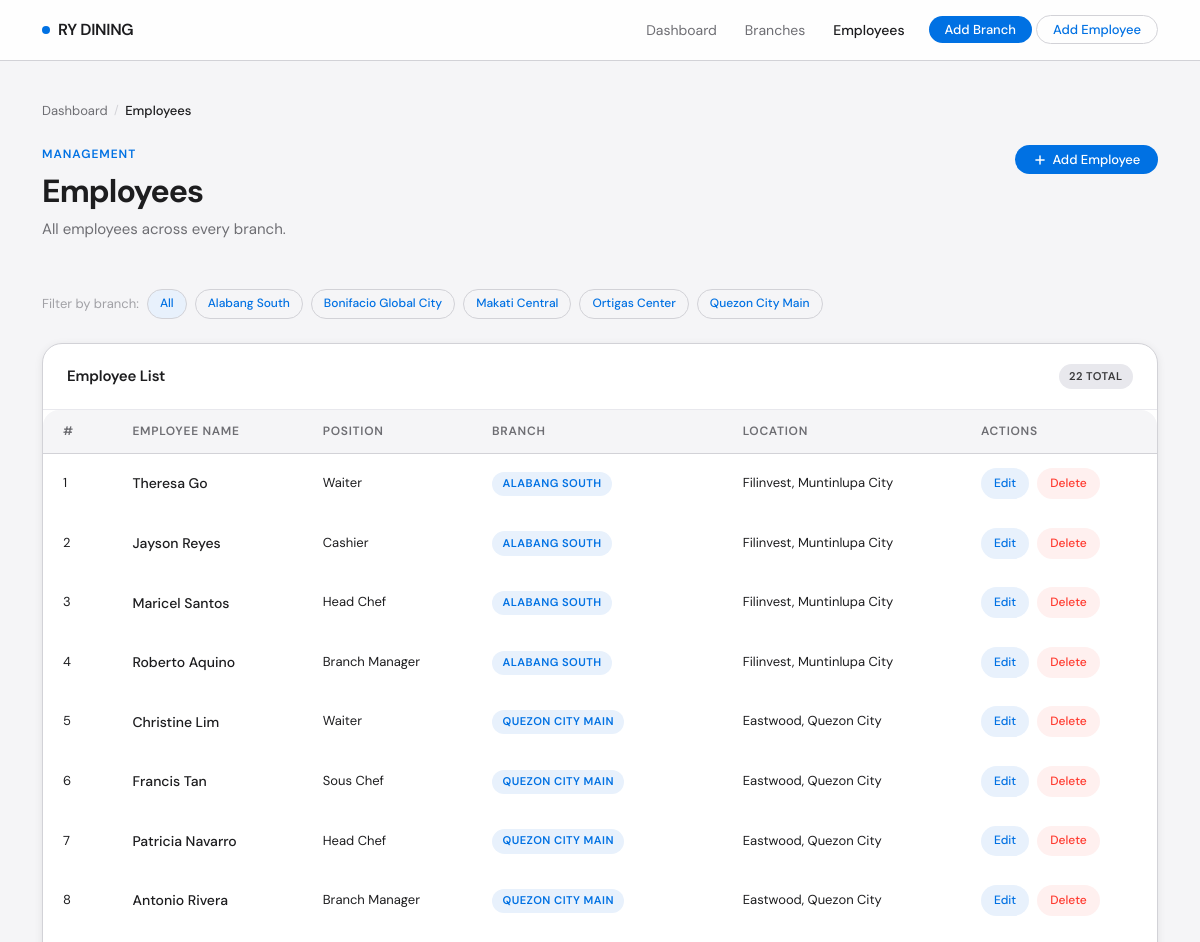
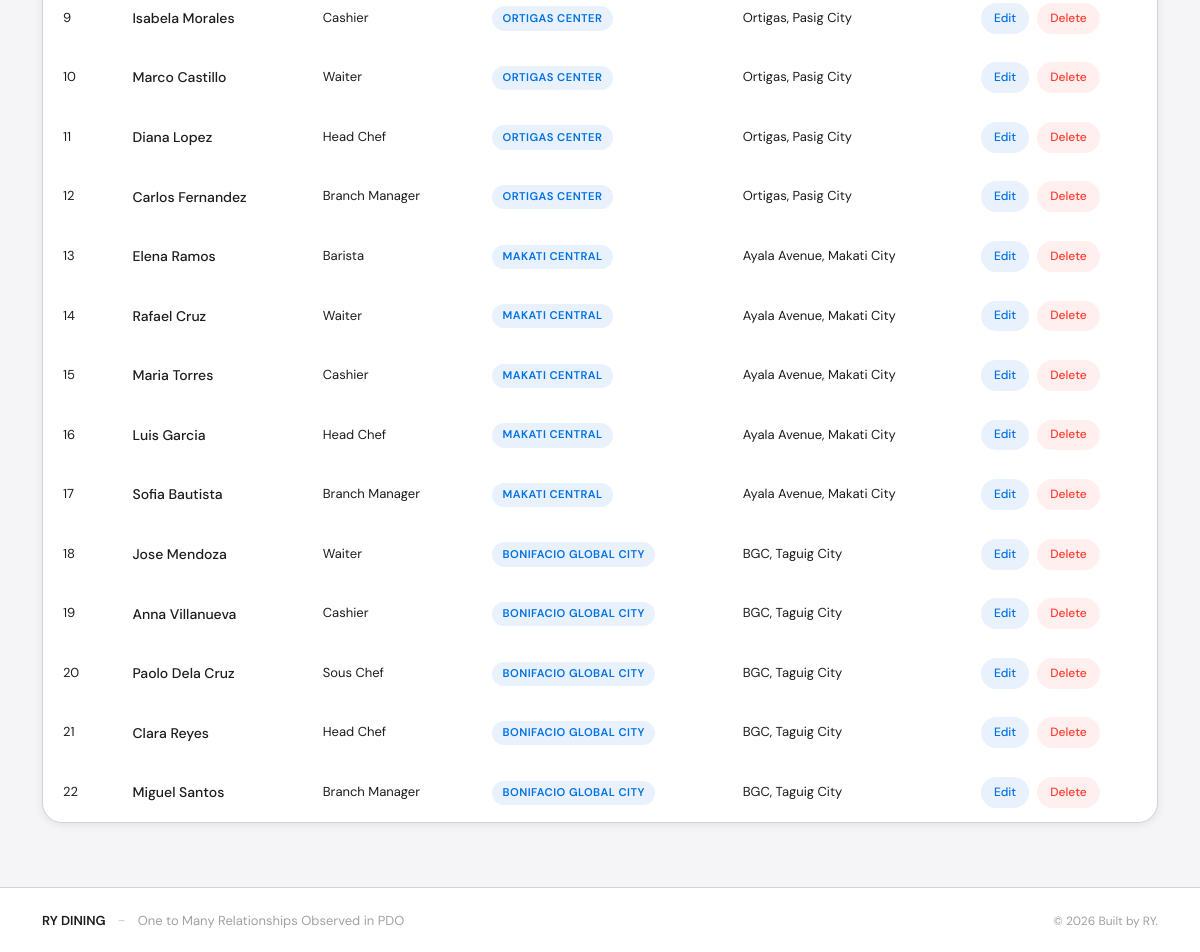
Page /employees/index.php on the committed database (2 pictures, top to bottom).
### tables this page shows
CREATE TABLE IF NOT EXISTS branches (
    id          INT AUTO_INCREMENT PRIMARY KEY,
    branch_name VARCHAR(100) NOT NULL,
    location    VARCHAR(150) NOT NULL,
    created_at  TIMESTAMP DEFAULT CURRENT_TIMESTAMP
);

CREATE TABLE IF NOT EXISTS employees (
    id            INT AUTO_INCREMENT PRIMARY KEY,
    branch_id     INT NOT NULL,
    employee_name VARCHAR(100) NOT NULL,
    position      VARCHAR(100) NOT NULL,
    created_at    TIMESTAMP DEFAULT CURRENT_TIMESTAMP,

    CONSTRAINT fk_branch
        FOREIGN KEY (branch_id)
        REFERENCES branches(id)
        ON DELETE CASCADE   
        ON UPDATE CASCADE
);

### employees/index.php (the view, shortened to what this page needs)
<?php
$pdo = getPDO();
$filterBranchId = filter_input(INPUT_GET, 'branch_id', FILTER_VALIDATE_INT);
if ($filterBranchId) {
    $stmt = $pdo->prepare("
        SELECT
            e.id,
            e.employee_name,
            e.position,
            b.id          AS branch_id,
            b.branch_name,
            b.location
        FROM employees e
        INNER JOIN branches b ON e.branch_id = b.id
        WHERE e.branch_id = ?
        ORDER BY e.id DESC
    ");
    $stmt->execute([$filterBranchId]);
    $filterBranch = $pdo->prepare("SELECT branch_name FROM branches WHERE id = ?");
    $filterBranch->execute([$filterBranchId]);
    $filterBranchName = $filterBranch->fetchColumn();
} else {
    $stmt = $pdo->query("
        SELECT
            e.id,
            e.employee_name,
            e.position,
            b.id          AS branch_id,
            b.branch_name,
            b.location
        FROM employees e
        INNER JOIN branches b ON e.branch_id = b.id
        ORDER BY e.id DESC
    ");
    $filterBranchName = null;
}
$employees = $stmt->fetchAll();
$branches = $pdo->query("SELECT id, branch_name FROM branches ORDER BY branch_name ASC")->fetchAll();
require_once '../includes/header.php';
?>
<div class="container">
    <nav class="app-breadcrumb">
        <a href="/restaurant-system/index.php">Dashboard</a>
        <span class="app-breadcrumb-sep">/</span>
        <span class="app-breadcrumb-current">Employees</span>
    </nav>
    <div class="d-flex align-items-start justify-content-between flex-wrap gap-3 page-header">
        <div>
            <span class="page-eyebrow">Management</span>
            <h1 class="page-title">Employees</h1>
            <p class="page-subtitle">
                <?php if ($filterBranchName): ?>
                    Showing staff for: <strong><?= htmlspecialchars($filterBranchName) ?></strong>
                    &mdash; <a href="/restaurant-system/employees/index.php">Show all</a>
                <?php else: ?>
                    All employees across every branch.
                <?php endif; ?>
            </p>
        </div>
        <a href="/restaurant-system/employees/create.php" class="app-btn-primary">
            <svg width="14" height="14" viewBox="0 0 24 24" fill="none" stroke="currentColor" stroke-width="2.5" stroke-linecap="round"><line x1="12" y1="5" x2="12" y2="19"/><line x1="5" y1="12" x2="19" y2="12"/></svg>
            Add Employee
        </a>
    </div>
    <?php if (!empty($branches)): ?>
        <div class="d-flex align-items-center gap-2 flex-wrap mb-4">
            <span class="text-muted-sm" style="white-space:nowrap">Filter by branch:</span>
            <a href="/restaurant-system/employees/index.php"
               class="action-btn <?= !$filterBranchId ? 'action-btn-edit' : 'action-btn-ghost' ?>"
               style="text-decoration:none;border:1px solid var(--gray-200)">
                All
            </a>
            <?php foreach ($branches as $b): ?>
                <a href="/restaurant-system/employees/index.php?branch_id=<?= $b['id'] ?>"
                   class="action-btn <?= ($filterBranchId == $b['id']) ? 'action-btn-edit' : '' ?>"
                   style="text-decoration:none;border:1px solid var(--gray-200)">
                    <?= htmlspecialchars($b['branch_name']) ?>
                </a>
            <?php endforeach; ?>
        </div>
    <?php endif; ?>
    <div class="app-card">
        <div class="app-card-header">
            <span class="app-card-title">Employee List</span>
            <span class="app-badge badge-count"><?= count($employees) ?> total</span>
        </div>
        <div class="app-table-wrap">
            <table class="app-table">
                <thead>
                    <tr>
                        <th>#</th>
                        <th>Employee Name</th>
                        <th>Position</th>
                        <th>Branch</th>
                        <th>Location</th>
                        <th>Actions</th>
                    </tr>
                </thead>
                <tbody>
                    <?php if (count($employees) === 0): ?>
                        <tr>
                            <td colspan="6">
                                <div class="empty-state">
                                    <div class="empty-state-icon">
                                        <svg width="22" height="22" viewBox="0 0 24 24" fill="none" stroke="currentColor" stroke-width="1.5" stroke-linecap="round"><path d="M17 21v-2a4 4 0 0 0-4-4H5a4 4 0 0 0-4 4v2"/><circle cx="9" cy="7" r="4"/><path d="M23 21v-2a4 4 0 0 0-3-3.87"/><path d="M16 3.13a4 4 0 0 1 0 7.75"/></svg>
                                    </div>
                                    <div class="empty-state-title">No employees found</div>
                                    <div class="empty-state-desc">
                                        <?= $filterBranchName ? 'No employees in this branch yet.' : 'Add your first employee to get started.' ?>
                                    </div>
                                    <a href="/restaurant-system/employees/create.php" class="app-btn-primary">Add Employee</a>
                                </div>
                            </td>
                        </tr>
                    <?php else: ?>
                        <?php foreach ($employees as $index => $emp): ?>
                            <tr>
                                <td class="text-muted-sm"><?= $index + 1 ?></td>
                                <td style="font-weight:500;color:var(--dark)">
                                    <?= htmlspecialchars($emp['employee_name']) ?>
                                </td>
                                <td class="text-muted-sm">
                                    <?= htmlspecialchars($emp['position']) ?>
                                </td>
                                <td>
                                    <span class="app-badge badge-branch">
                                        <?= htmlspecialchars($emp['branch_name']) ?>
                                    </span>
                                </td>
                                <td class="text-muted-sm">
                                    <?= htmlspecialchars($emp['location']) ?>
                                </td>
                                <td>
                                    <div class="table-actions">
                                        <a href="/restaurant-system/employees/edit.php?id=<?= $emp['id'] ?>"
                                           class="action-btn action-btn-edit">
                                            Edit
                                        </a>
                                        <form method="POST"
                                              action="/restaurant-system/employees/delete.php"
                                              class="delete-form"
                                              data-name="<?= htmlspecialchars($emp['employee_name']) ?>">
                                            <button type="submit" class="action-btn action-btn-delete">
                                                Delete
                                            </button>
                                        </form>
                                    </div>
                                </td>
                            </tr>
                        <?php endforeach; ?>
                    <?php endif; ?>
                </tbody>
            </table>
        </div>
    </div>
</div>
<?php require_once '../includes/footer.php'; ?>

### assets/css/pages/base.css (style rules this page uses)
:root { --white: #FFFFFF; --gray-50: #F5F5F7; --gray-100: #E8E8ED; --gray-200: #D2D2D7; --gray-400: #A1A1A6; --gray-600: #6E6E73; --gray-800: #3A3A3C; --dark: #1D1D1F; --accent: #0071E3; --accent-hover: #0077ED; --accent-light: #E8F1FC; --danger: #FF3B30; --danger-light: #FFF0EF; --success: #34C759; --success-light:#F0FBF3; --warning: #FF9500; --warning-light:#FFF5E6; --radius-sm: 8px; --radius-md: 12px; --radius-lg: 16px; --radius-xl: 20px; --shadow-xs: 0 1px 3px rgba(0,0,0,0.06); --shadow-sm: 0 2px 8px rgba(0,0,0,0.08); --shadow-md: 0 4px 16px rgba(0,0,0,0.10); --shadow-lg: 0 8px 32px rgba(0,0,0,0.12); --font-main: 'DM Sans', -apple-system, BlinkMacSystemFont, sans-serif; --font-display: 'DM Serif Display', Georgia, serif; --transition: all 0.2s ease; }
*, *::before, *::after { box-sizing: border-box; margin: 0; padding: 0; }
html { scroll-behavior: smooth; -webkit-font-smoothing: antialiased; -moz-osx-font-smoothing: grayscale; }
body { font-family: var(--font-main); font-size: 15px; line-height: 1.6; color: var(--dark); background-color: var(--gray-50); min-height: 100vh; display: flex; flex-direction: column; }
h1, h2, h3, h4, h5, h6 { font-family: var(--font-main); font-weight: 600; letter-spacing: -0.02em; color: var(--dark); line-height: 1.25; }
a { color: var(--accent); text-decoration: none; transition: var(--transition); }

### assets/css/pages/components.css (style rules this page uses)
.app-btn-primary { background: var(--accent); color: var(--white) !important; border: none; border-radius: 980px; font-size: 0.8125rem; font-weight: 500; letter-spacing: 0; padding: 0.45rem 1.1rem; transition: var(--transition); cursor: pointer; display: inline-flex; align-items: center; gap: 0.35rem; line-height: 1; }
.app-card { background: var(--white); border: 1px solid var(--gray-200); border-radius: var(--radius-xl); box-shadow: var(--shadow-sm); overflow: hidden; transition: var(--transition); }
.app-card-header { padding: 1.25rem 1.5rem; border-bottom: 1px solid var(--gray-100); display: flex; align-items: center; justify-content: space-between; gap: 1rem; }
.app-card-title { font-size: 0.9375rem; font-weight: 600; color: var(--dark); letter-spacing: -0.01em; }
.app-badge { display: inline-flex; align-items: center; padding: 0.2rem 0.65rem; border-radius: 980px; font-size: 0.7rem; font-weight: 600; letter-spacing: 0.04em; text-transform: uppercase; }
.badge-branch { background: var(--accent-light); color: var(--accent); }
.badge-count { background: var(--gray-100); color: var(--gray-800); min-width: 1.4rem; justify-content: center; }
.app-breadcrumb { display: flex; align-items: center; gap: 0.4rem; font-size: 0.8125rem; color: var(--gray-400); margin-bottom: 1.5rem; }
.app-breadcrumb a { color: var(--gray-600); }
.app-breadcrumb-sep { color: var(--gray-200); font-size: 0.75rem; }
.app-breadcrumb-current { color: var(--dark); font-weight: 500; }
.page-header { margin-bottom: 2rem; }
.page-eyebrow { font-size: 0.75rem; font-weight: 600; letter-spacing: 0.08em; text-transform: uppercase; color: var(--accent); margin-bottom: 0.4rem; display: block; }
.page-title { font-size: 2rem; font-weight: 700; letter-spacing: -0.03em; color: var(--dark); margin-bottom: 0.35rem; }
.page-subtitle { font-size: 0.9375rem; color: var(--gray-600); font-weight: 400; }
.text-muted-sm { font-size: 0.8125rem; color: var(--gray-400); }

### rows in the picture
branches: branch_name "Alabang South"
branches: branch_name "Bonifacio Global City"
branches: branch_name "Makati Central"
branches: branch_name "Ortigas Center"
branches: branch_name "Quezon City Main"
employees: employee_name "Theresa Go", position "Waiter", branch.branch_name "ALABANG SOUTH", branch.location "Filinvest, Muntinlupa City"
employees: employee_name "Jayson Reyes", position "Cashier", branch.branch_name "ALABANG SOUTH", branch.location "Filinvest, Muntinlupa City"
employees: employee_name "Maricel Santos", position "Head Chef", branch.branch_name "ALABANG SOUTH", branch.location "Filinvest, Muntinlupa City"
employees: employee_name "Roberto Aquino", position "Branch Manager", branch.branch_name "ALABANG SOUTH", branch.location "Filinvest, Muntinlupa City"
employees: employee_name "Christine Lim", position "Waiter", branch.branch_name "QUEZON CITY MAIN", branch.location "Eastwood, Quezon City"
employees: employee_name "Francis Tan", position "Sous Chef", branch.branch_name "QUEZON CITY MAIN", branch.location "Eastwood, Quezon City"
employees: employee_name "Patricia Navarro", position "Head Chef", branch.branch_name "QUEZON CITY MAIN", branch.location "Eastwood, Quezon City"
employees: employee_name "Antonio Rivera", position "Branch Manager", branch.branch_name "QUEZON CITY MAIN", branch.location "Eastwood, Quezon City"
employees: employee_name "Isabela Morales", position "Cashier", branch.branch_name "ORTIGAS CENTER", branch.location "Ortigas, Pasig City"
employees: employee_name "Marco Castillo", position "Waiter", branch.branch_name "ORTIGAS CENTER", branch.location "Ortigas, Pasig City"
employees: employee_name "Diana Lopez", position "Head Chef", branch.branch_name "ORTIGAS CENTER", branch.location "Ortigas, Pasig City"
employees: employee_name "Carlos Fernandez", position "Branch Manager", branch.branch_name "ORTIGAS CENTER", branch.location "Ortigas, Pasig City"
employees: employee_name "Elena Ramos", position "Barista", branch.branch_name "MAKATI CENTRAL", branch.location "Ayala Avenue, Makati City"
employees: employee_name "Rafael Cruz", position "Waiter", branch.branch_name "MAKATI CENTRAL", branch.location "Ayala Avenue, Makati City"
employees: employee_name "Maria Torres", position "Cashier", branch.branch_name "MAKATI CENTRAL", branch.location "Ayala Avenue, Makati City"
employees: employee_name "Luis Garcia", position "Head Chef", branch.branch_name "MAKATI CENTRAL", branch.location "Ayala Avenue, Makati City"
employees: employee_name "Sofia Bautista", position "Branch Manager", branch.branch_name "MAKATI CENTRAL", branch.location "Ayala Avenue, Makati City"
employees: employee_name "Jose Mendoza", position "Waiter", branch.branch_name "BONIFACIO GLOBAL CITY", branch.location "BGC, Taguig City"
employees: employee_name "Anna Villanueva", position "Cashier", branch.branch_name "BONIFACIO GLOBAL CITY", branch.location "BGC, Taguig City"
employees: employee_name "Paolo Dela Cruz", position "Sous Chef", branch.branch_name "BONIFACIO GLOBAL CITY", branch.location "BGC, Taguig City"
employees: employee_name "Clara Reyes", position "Head Chef", branch.branch_name "BONIFACIO GLOBAL CITY", branch.location "BGC, Taguig City"
employees: employee_name "Miguel Santos", position "Branch Manager", branch.branch_name "BONIFACIO GLOBAL CITY", branch.location "BGC, Taguig City"

### other values in the picture
count($employees) "22"
